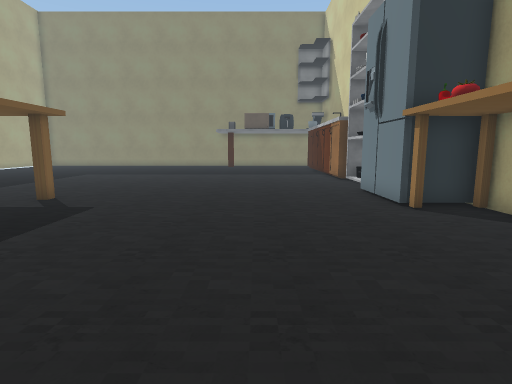
[1] (above)

15 first-person views from a walk through a Unity game level. The camera is 1.5 m above the floor, tilts 8° down and sees 80° across. The floor is counted in squares, 1 m on a side. Each view is taken from the middle of a square. On the plan, view 1 faces up. The plan holds only what a view shows up to about 15 squares ahead; the rest is blank. The player character is not drawn. Some surface patterns are stand-ins.

[2]
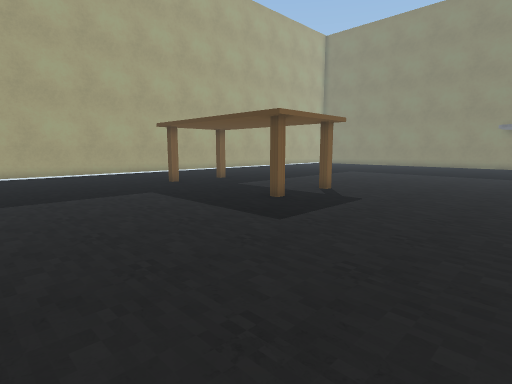

[3]
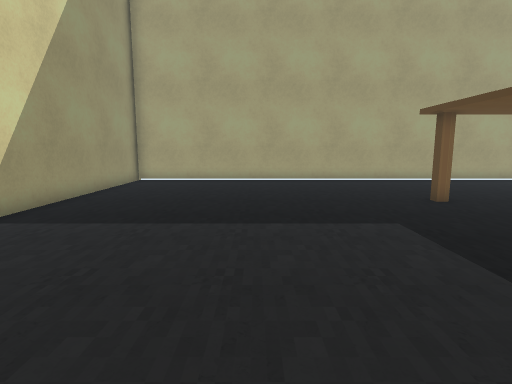

[4]
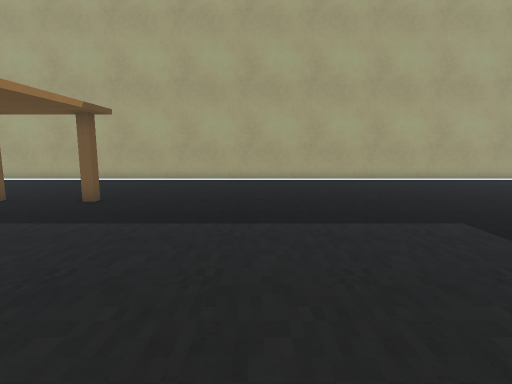

[5]
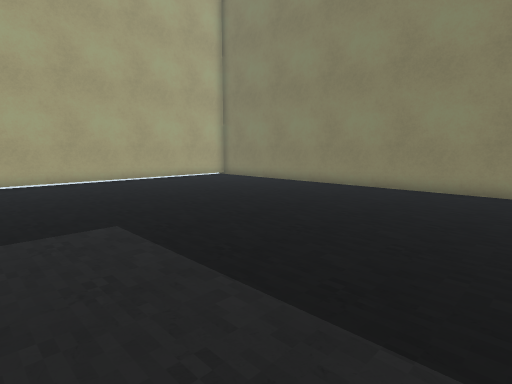

[6]
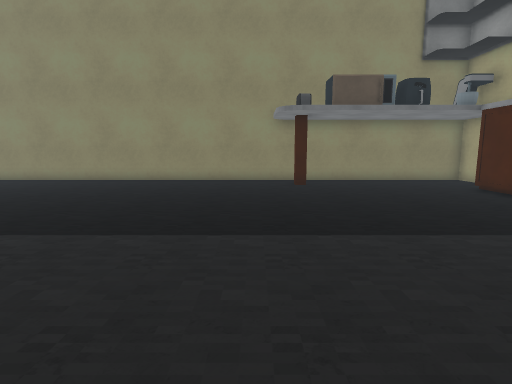

[7]
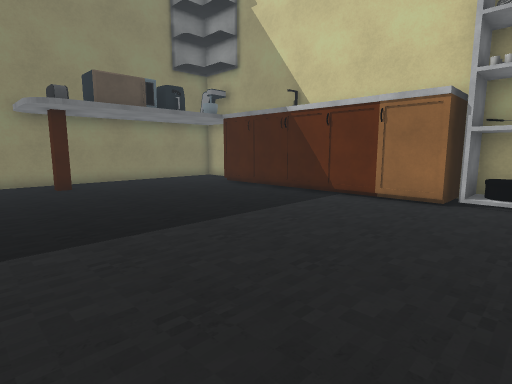

[8]
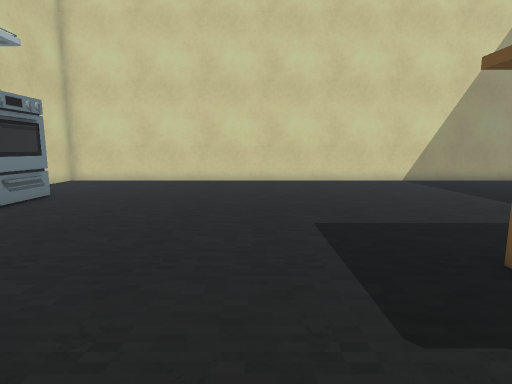

[9]
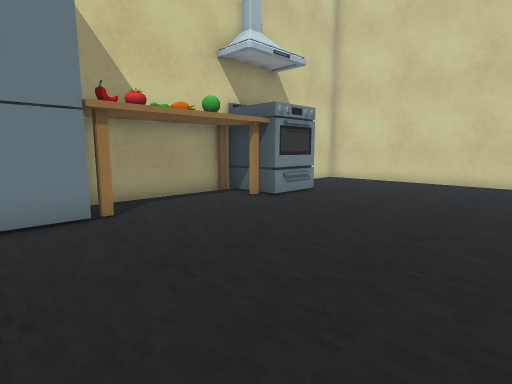

[10]
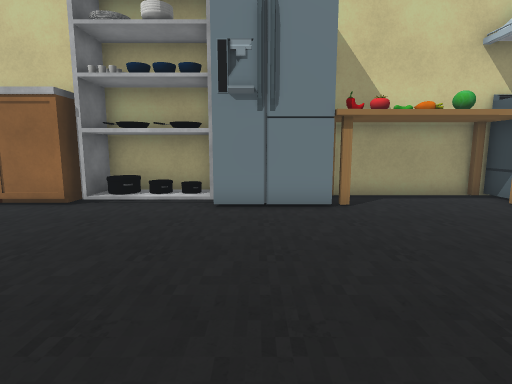

[11]
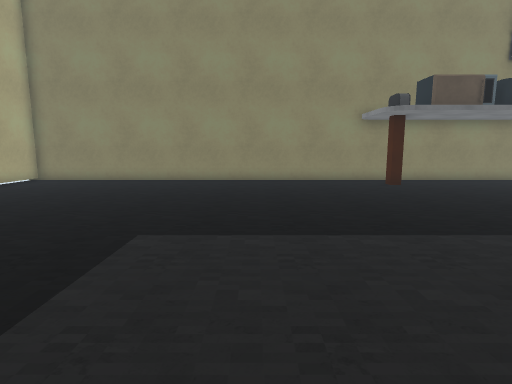

[12]
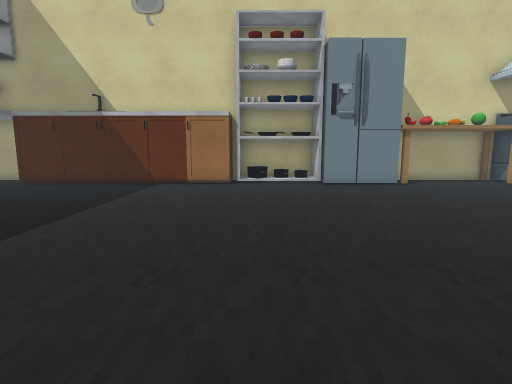

[13]
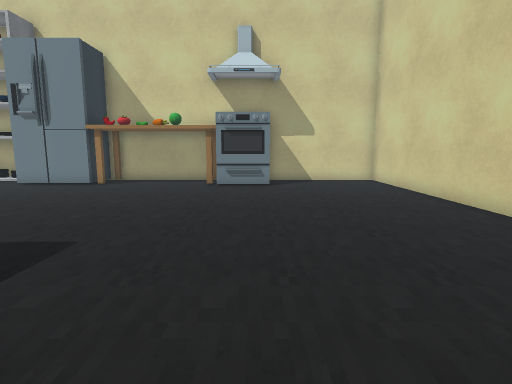

[14]
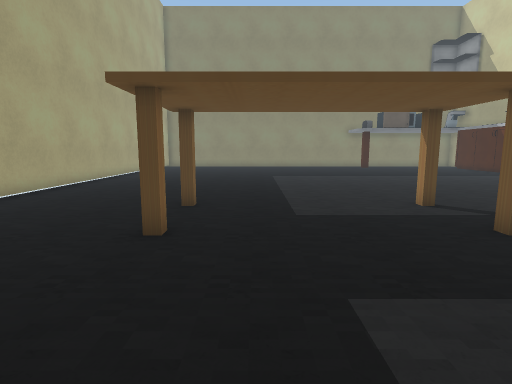

[15]
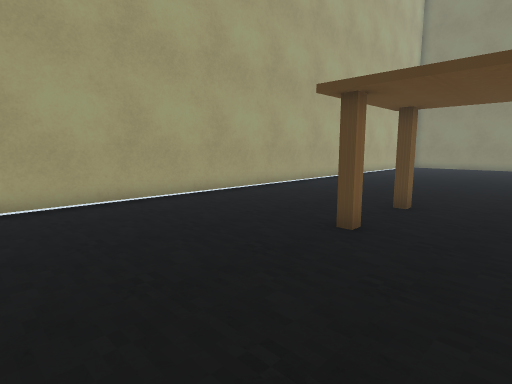

### Floor plan
Points are (right, up) in squares from view 1. A wall is a line through its corners. A room is listed if a view was taken in it or the views show most of it. See-through windows are left out.
Room 1 (views 1, 2, 3, 4, 5, 6, 7, 8, 9, 10, 11, 12, 13, 14, 15)
walls: (4.1, 16.9) (4.1, 24.2); (5.9, 11.3) (5.9, 14.8); (5.9, 2.5) (5.9, 8.1); (-1.9, 25.8) (-2.3, 25.8) (-2.3, 26.4); (5.9, 25.5) (5.9, 27.8) (-18.6, 27.8) (-18.6, -4.6); (-18.9, -4.7) (5.9, -4.7) (5.9, 0.4)
objects: other object (-13, 6); other object (-13, 9); other object (-6, 6); other object (-6, 9); stove (3, 1) to (5, 2); table (4, 3); table (4, 8); fridge (4, 9) to (5, 10); cabinet (4, 15) to (5, 16); shelf (5, 11)

Positions as (right, up) in squares from view 1, and headings:
1: (0, 0), facing up
2: (0, -1), facing up-left
3: (-4, 1), facing left
4: (-4, 14), facing left
5: (-4, 16), facing up-left
6: (-4, 13), facing up
7: (-5, 13), facing up-right
8: (-3, 10), facing down
9: (-3, 10), facing down-right
10: (-4, 10), facing right
11: (-8, 13), facing up
12: (-9, 14), facing right
13: (-9, 1), facing right
14: (-11, 1), facing up
15: (-10, 1), facing up-left
